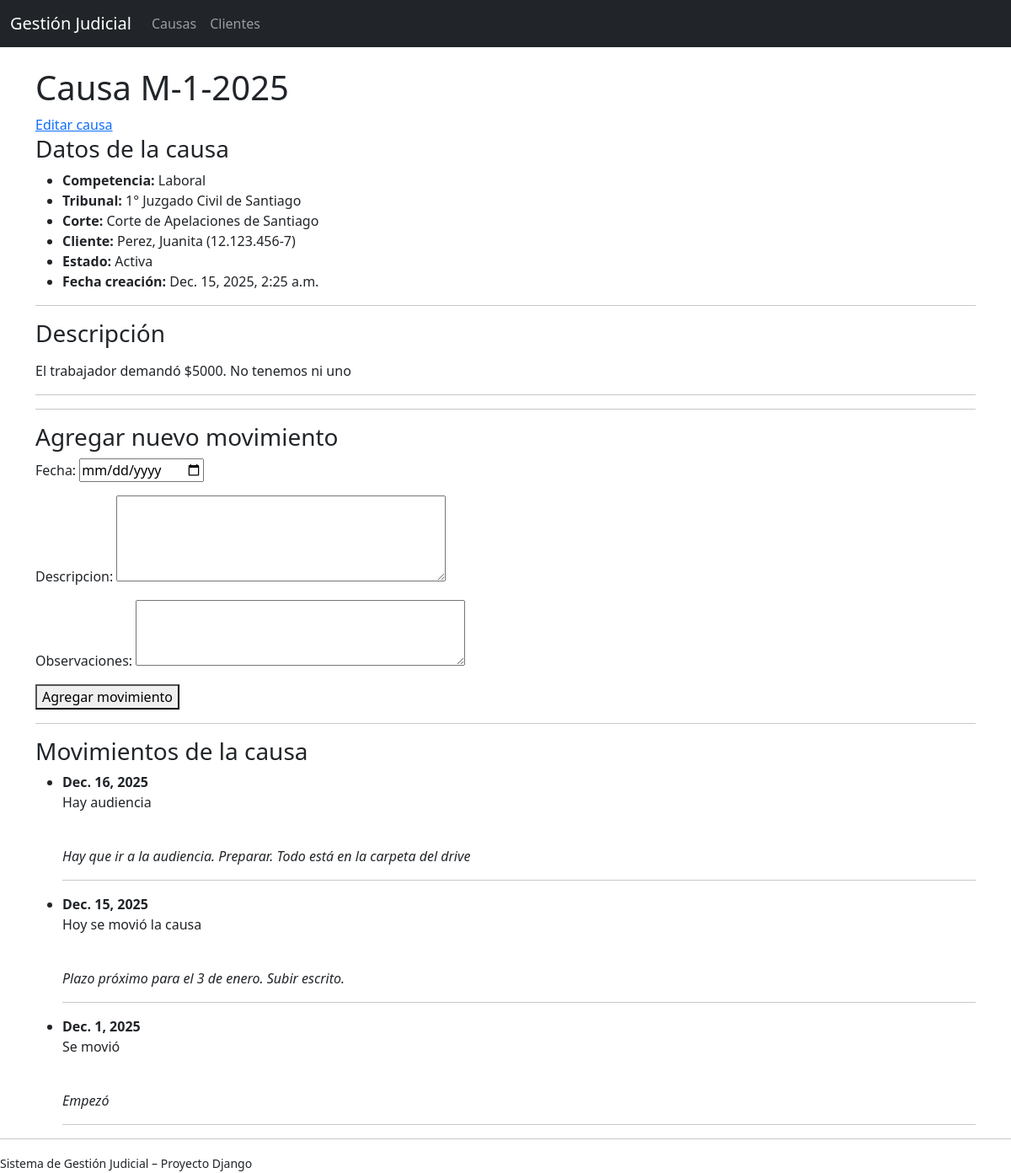
/causas/1/, run on an earlier commit of the app's database.
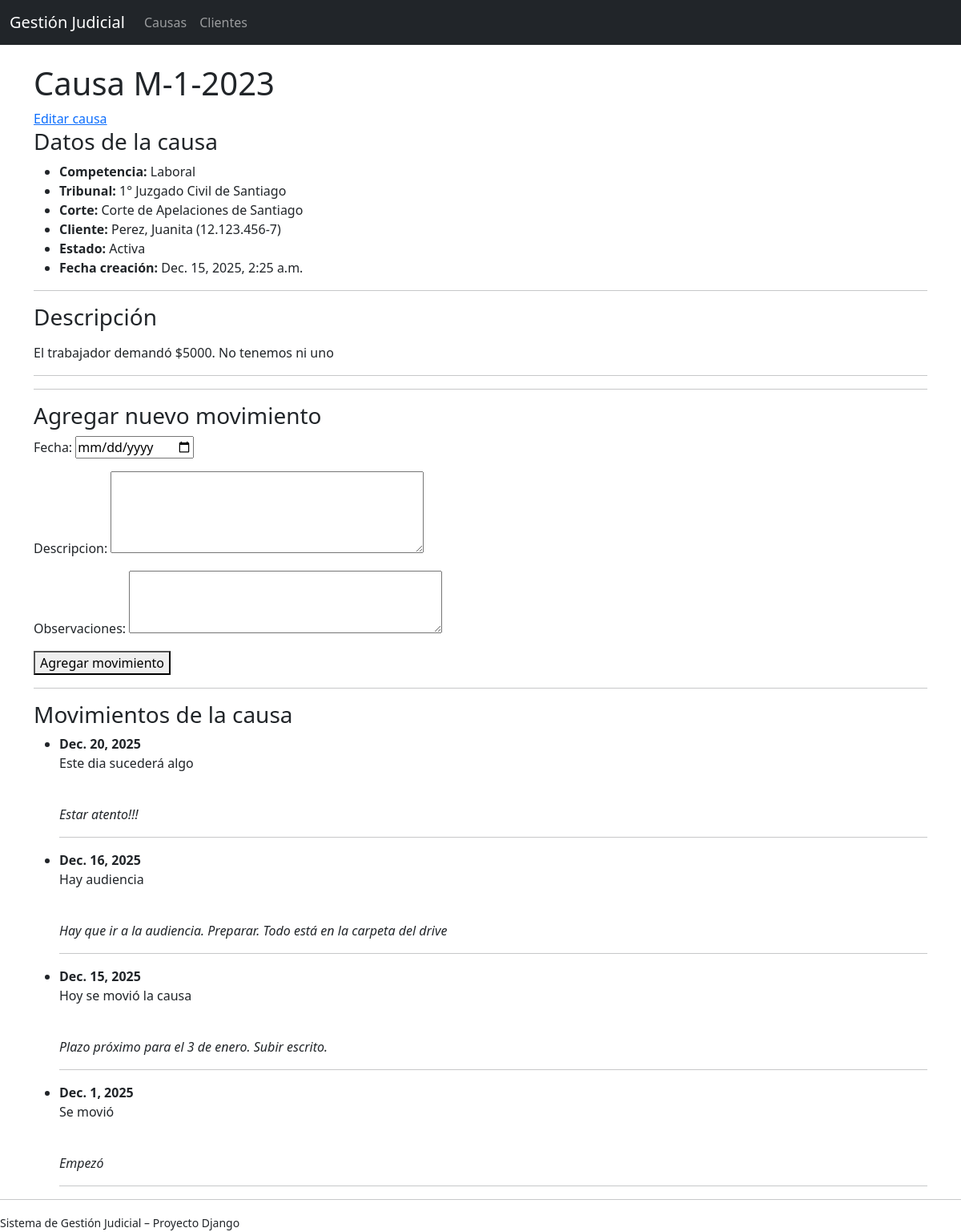
And on a later commit of the database.
### causas/models.py (models this page shows)
class Causa(models.Model):
    competencia = models.CharField(
        max_length=2,
        choices=Competencia.choices
    )
    corte = models.CharField(
        max_length=100,
        blank=True,
        help_text="Solo para causas que no sean de Corte Suprema"
    )
    tribunal = models.CharField(max_length=150)
    tipo_causa = models.CharField(
        max_length=5,
        help_text="Letra del rol de la causa (Ej: C, R, T, etc.)"
    )
    rol = models.PositiveIntegerField()
    anio = models.PositiveIntegerField()
    cliente = models.ForeignKey(
        Cliente,
        on_delete=models.PROTECT,
        related_name='causas'
    )
    descripcion = models.TextField(blank=True)
    estado = models.CharField(
        max_length=3,
        choices=EstadoCausa.choices,
        default=EstadoCausa.ACTIVA
    )
    fecha_creacion = models.DateTimeField(auto_now_add=True)
    fecha_actualizacion = models.DateTimeField(auto_now=True)
    class Meta:
        unique_together = ('tipo_causa', 'rol', 'anio', 'tribunal')
        ordering = ['-anio', 'tipo_causa', 'rol']
    def __str__(self):
        return f"{self.tipo_causa}-{self.rol}-{self.anio}"

### clientes/models.py (models this page shows)
class Cliente(models.Model):
    nombres = models.CharField(max_length=100)
    apellidos = models.CharField(max_length=100)
    rut = models.CharField(max_length=12, unique=True)
    direccion = models.CharField(max_length=255, blank=True)
    telefono = models.CharField(max_length=20, blank=True)
    email = models.EmailField(blank=True)
    descripcion = models.TextField(blank=True)
    activo = models.BooleanField(default=True)
    fecha_creacion = models.DateTimeField(auto_now_add=True)
    class Meta:
        ordering = ['apellidos', 'nombres']
    def __str__(self):
        return f"{self.apellidos}, {self.nombres} ({self.rut})"

### movimientos/models.py (models this page shows, shortened)
class Movimiento(models.Model):
    causa = models.ForeignKey(
        Causa,
        on_delete=models.CASCADE,
        related_name='movimientos'
    )
    fecha = models.DateField()
    descripcion = models.TextField()
    observaciones = models.TextField(blank=True)
    fecha_creacion = models.DateTimeField(auto_now_add=True)
    class Meta:
        ordering = ['-fecha', '-fecha_creacion']

### causas/views.py (the view, shortened to what this page needs)
# urls.py: path('<int:pk>/', views.CausaDetailView.as_view(), name='detalle'),
class CausaDetailView(DetailView):
    model = Causa
    template_name = 'causas/causa_detail.html'
    context_object_name = 'causa'
    def get_context_data(self, **kwargs):
        context = super().get_context_data(**kwargs)
        context['movimientos'] = self.object.movimientos.all()
        context['form'] = MovimientoForm()
        return context

### movimientos/forms.py
class MovimientoForm(forms.ModelForm):
    class Meta:
        model = Movimiento
        fields = ['fecha', 'descripcion', 'observaciones']
        widgets = {
            'fecha': forms.DateInput(attrs={'type': 'date'}),
            'descripcion': forms.Textarea(attrs={'rows': 4}),
            'observaciones': forms.Textarea(attrs={'rows': 3}),
        }

### causas/templates/causas/causa_detail.html (shortened to what this page needs)
{% extends 'base.html' %}
{% block content %}
<h1>Causa {{ causa }}</h1>
<a href="{% url 'causas:editar' causa.pk %}">Editar causa</a>
<section>
    <h3>Datos de la causa</h3>
    <ul>
        <li><strong>Competencia:</strong> {{ causa.get_competencia_display }}</li>
        <li><strong>Tribunal:</strong> {{ causa.tribunal }}</li>
        {% if causa.corte %}
            <li><strong>Corte:</strong> {{ causa.corte }}</li>
        {% endif %}
        <li><strong>Cliente:</strong> {{ causa.cliente }}</li>
        <li><strong>Estado:</strong> {{ causa.get_estado_display }}</li>
        <li><strong>Fecha creación:</strong> {{ causa.fecha_creacion }}</li>
    </ul>
</section>
<hr>
<section>
    <h3>Descripción</h3>
    <p>{{ causa.descripcion|linebreaks }}</p>
</section>
<hr>
<hr>
<section>
    <h3>Agregar nuevo movimiento</h3>
    <form method="post">
        {{ form.as_p }}
        <button type="submit">Agregar movimiento</button>
    </form>
</section>
<hr>
<section>
    <h3>Movimientos de la causa</h3>
    {% if movimientos %}
        <ul>
            {% for movimiento in movimientos %}
                <li>
                    <strong>{{ movimiento.fecha }}</strong><br>
                    {{ movimiento.descripcion|linebreaks }}
                    {% if movimiento.observaciones %}
                        <br><em>{{ movimiento.observaciones|linebreaks }}</em>
                    {% endif %}
                </li>
                <hr>
            {% endfor %}
        </ul>
    {% else %}
        <p>No existen movimientos registrados para esta causa.</p>
    {% endif %}
</section>
{% endblock %}

### templates/base.html (shortened to what this page needs)
<!DOCTYPE html>
<html lang="es">
<head>
    <link href="https://cdn.jsdelivr.net/npm/bootstrap@5.3.3/dist/css/bootstrap.min.css"
        rel="stylesheet">
</head>
<body>
{% include 'partials/navbar.html' %}
<div class="container">
    {% block content %}{% endblock %}
</div>
    {% include 'partials/footer.html' %}
</body>
</html>

### templates/partials/navbar.html (shortened to what this page needs)
<nav class="navbar navbar-expand-lg navbar-dark bg-dark mb-4">
  <div class="container-fluid">
    <a class="navbar-brand" href="{% url 'home' %}">Gestión Judicial</a>
    <div class="collapse navbar-collapse" id="navbarNav">
      <ul class="navbar-nav">
        <li class="nav-item">
          <a class="nav-link" href="{% url 'causas:lista' %}">Causas</a>
        </li>
        <li class="nav-item">
          <a class="nav-link" href="{% url 'clientes:lista' %}">Clientes</a>
        </li>
      </ul>
    </div>
  </div>
</nav>

### templates/partials/footer.html
<hr>
<footer>
    <small>Sistema de Gestión Judicial – Proyecto Django</small>
</footer>

What changed in the data, as far as the page shows it:
changed Causa "Laboral": tipo_causa+rol+anio "M-1-2025" → "M-1-2023"
added Movimiento: fecha "Dec. 20, 2025", descripcion "Este dia sucederá algo", observaciones "Estar atento!!!"
